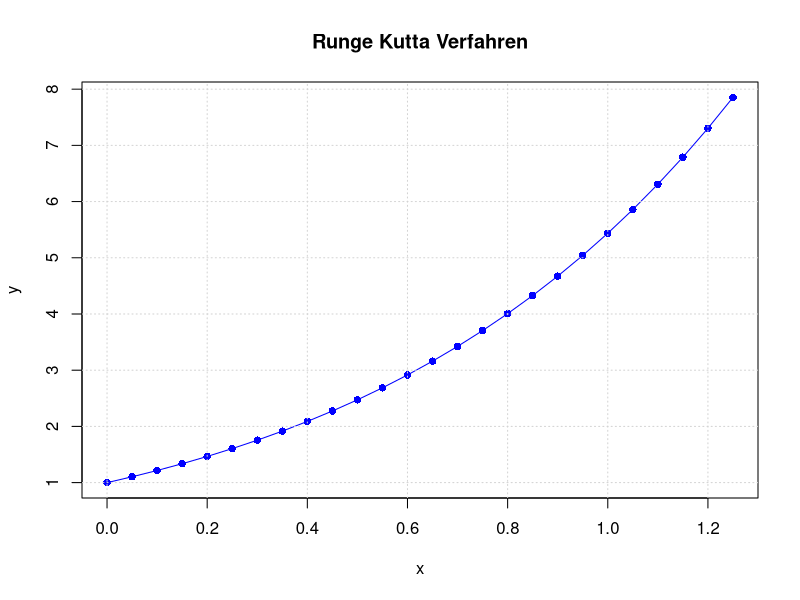
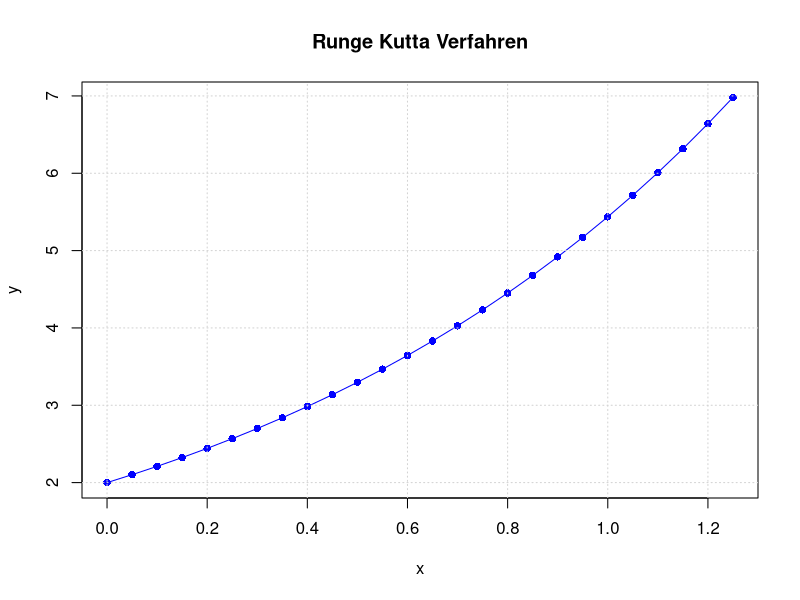
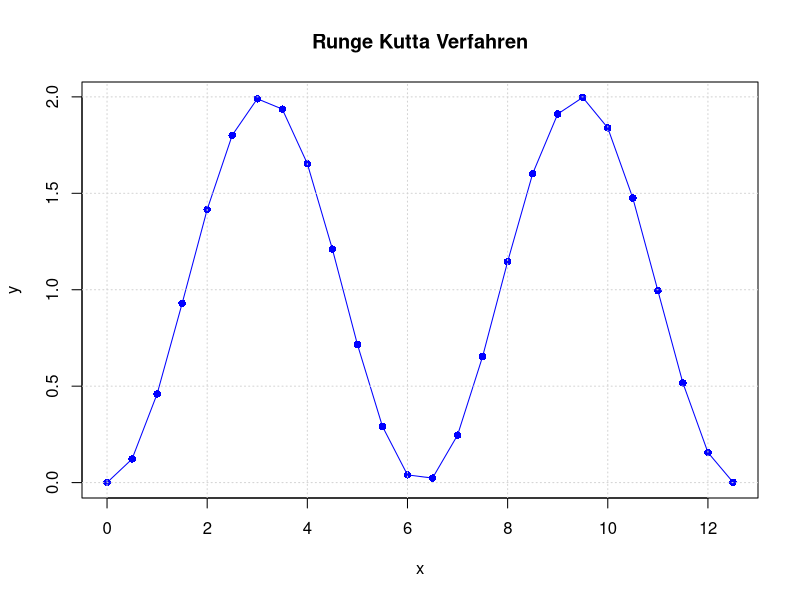
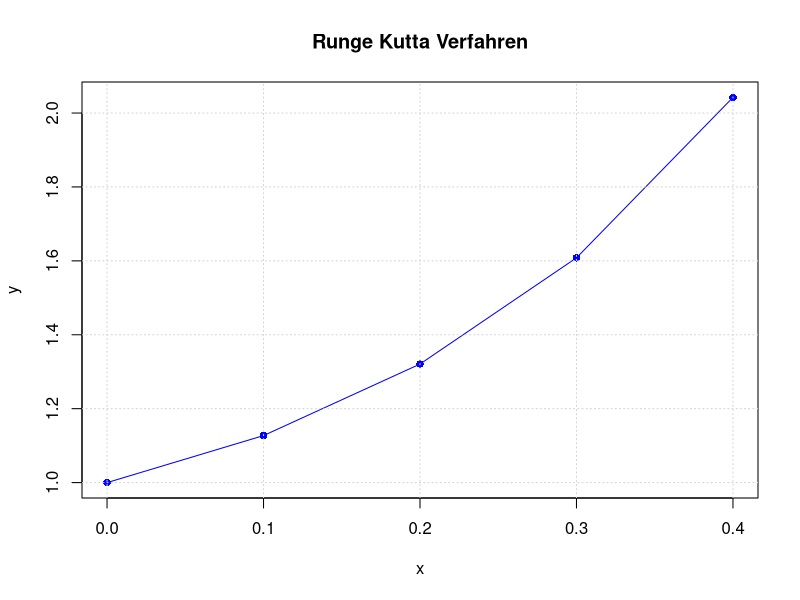

The R script that drew these images, in order:
# Mathematik für Informatik 4: Übung 9
# Author: itsrye.dev
# Year: 2025

runge_kutta <- function(f, x0, y0, h, n) {
  x <- numeric(n + 1)
  y <- numeric(n + 1)
  
  df <- data.frame(c = numeric(), x = numeric(), y = numeric(), k1 = numeric(), k2 = numeric(), k3 = numeric(), k4 = numeric())
  
  x[1] <- x0
  y[1] <- y0
  
  for(i in 1:n ){
    k1 <- h * f(x[i], y[i])
    k2 <- h * f(x[i] + h/2, y[i] + k1/2)
    k3 <- h * f(x[i] + h/2, y[i] + k2/2)
    k4 <- h * f(x[i]+h, y[i]+k3)
    
    y[i+1] = y[i] + (1/6)*(k1 + 2 * k2 + 2 * k3 + k4)
    x[i+1] = x[i] + h
    
    new_row <- data.frame(c = i, x = x[i+1], y = y[i+1], k1 = k1, k2 = k2, k3 = k3, k4 = k4)
    df <- rbind(df, new_row)
  }
  
  # Zeichnen
  plot(
    x, y,
    type = "o",
    pch = 16,
    col = "blue",
    xlab = "x",
    ylab = "y",
    main = "Runge Kutta Verfahren"
  )
  grid()
  
  print(df)
}

# Aus dem Übungsblatt
f1 <- function(x,y){
  y + exp(x)
}
runge_kutta(f1, 0, 1, 0.05, 25)

# weitere Beispiele

f2 <- function(x,y){
  y
}

runge_kutta(f2, 0, 2, 0.05, 25)

f3 <- function(x,y){
  sin(x)
}

runge_kutta(f3, 0, 0, 0.5, 25)

# weitere Aufgaben aus dem Übungsblatt

f4 <- function(x,y){
  y^2 + 3*x
}
runge_kutta(f4, 0, 1, 0.1, 4)

